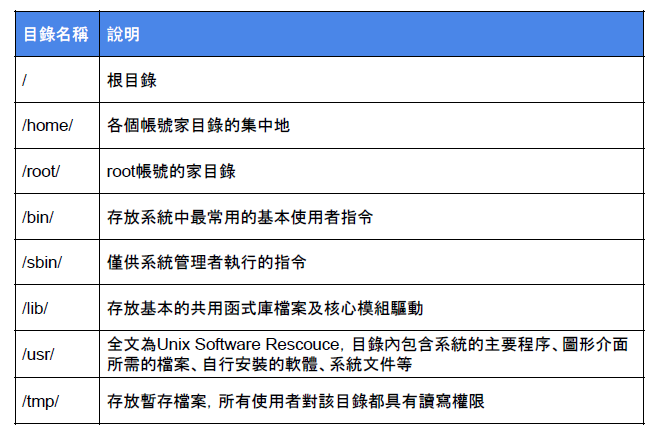
#> input picture Linux/linux_NB/FHS1.PNG, 652 x 434 px, given in place of rabbit.mp4, which was not available
$ jupyter execute OpenCV_HW.ipynb   (shell and % lines are left out)   (older library calls are emulated)
#> lines starting #> are read from the running program, lines starting #| are printed output that depends on the picture; after the words box and inside, x2 and y2 are one past the last pixel; in counts of white or black regions, pixels touching at a corner belong together; pictures that were not available may be replaced by others from this repository, and a replacement may not be noted
[cell 1]
#( or dlib-19.8.1-cp36-cp36m-win_amd64.whl ) xpython 3.6.x)

[cell 2]
import numpy as np
import cv2

cap = cv2.VideoCapture('./video/rabbit.mp4')   # play video file
# cap = cv2.VideoCapture(0)                         # from camera
fps = cap.get(cv2.CAP_PROP_FPS)               # Frame Per Second
F_Count = cap.get(cv2.CAP_PROP_FRAME_COUNT)   # frame count
size_h=cap.get(cv2.CAP_PROP_FRAME_WIDTH )
size_w=cap.get(cv2.CAP_PROP_FRAME_HEIGHT)
print("size:",size_h,size_w)
print(f'fps : {fps:.2f} ms, Frame_Count : {F_Count}')
n=0
fgbg = cv2.bgsegm.createBackgroundSubtractorMOG(history=1, nmixtures=5, backgroundRatio=0.7)
fourcc = cv2.VideoWriter_fourcc(*'XVID')
out = cv2.VideoWriter(r'C:\Users\Tibame_T14\我的雲端硬碟\OpenCV\video\HW.mp4', fourcc, fps,(int(size_h),int(size_w)))


while cap.isOpened():
    ret, frame = cap.read()
#> frame is the input picture: shape (434, 652, 3); mean B, G, R 234.4, 224.8, 219.1

    if not ret : break
    n+=1

    if n<50:
        frame=cv2.putText(frame, "Original image", (10, 900), cv2.FONT_HERSHEY_SIMPLEX, 1, (200, 100, 205), 2, cv2.LINE_AA)

    elif 50<=n<120:
        frame=cv2.add(frame,frame.copy())
        frame=cv2.putText(frame, "Over exposure", (10, 900), cv2.FONT_HERSHEY_SIMPLEX, 1,  (200, 100, 205), 2, cv2.LINE_AA)

    elif 120<=n<190:
        frame=cv2.cvtColor(frame, cv2.COLOR_BGR2RGB)
        frame=cv2.putText(frame, "BGR To RGB", (10, 900), cv2.FONT_HERSHEY_SIMPLEX, 1,  (200, 100, 205), 2, cv2.LINE_AA)

    elif 190<=n<260:
        frame=cv2.boxFilter(frame, -1, (10, 10), normalize=1)
        frame=cv2.putText(frame, "Vague", (10, 900), cv2.FONT_HERSHEY_SIMPLEX, 1,  (200, 100, 205), 2, cv2.LINE_AA)

    elif 260<=n<340:
        sobelx = cv2.Sobel(frame, cv2.CV_64F, 1, 0, ksize=3)
        sobely = cv2.Sobel(frame, cv2.CV_64F, 0, 1, ksize=3)
        sobelx = cv2.convertScaleAbs(sobelx)   # 轉回 Uint8
        sobely = cv2.convertScaleAbs(sobely)
        frame =  cv2.addWeighted(sobelx, 0.5, sobely, 0.5, 0)
        frame=cv2.putText(frame, "Sobel", (10, 900), cv2.FONT_HERSHEY_SIMPLEX, 1, (200, 100, 205), 2, cv2.LINE_AA)

    elif 340<=n<410:
        frame = cv2.cvtColor(frame, cv2.COLOR_BGR2GRAY)
        frame=cv2.putText(frame, "Gray", (10, 900), cv2.FONT_HERSHEY_SIMPLEX, 1,  (200, 100, 205), 2, cv2.LINE_AA)

    elif 410<=n<480:
        frame = cv2.cvtColor(frame, cv2.COLOR_BGR2GRAY)
        frame=cv2.equalizeHist(frame)
        frame=cv2.putText(frame, "Gray level Histogram Equalization", (10, 900), cv2.FONT_HERSHEY_SIMPLEX, 1, (200, 100, 205), 2, cv2.LINE_AA)

    else:
        frame = cv2.flip(frame, 1)   # left side right
        frame=cv2.putText(frame, "Flip left and right", (10, 900), cv2.FONT_HERSHEY_SIMPLEX, 1,  (200, 100, 205), 2, cv2.LINE_AA)


    c=cv2.waitKey(30)
#> (key q is pressed here)
    if c==27:          # key escape
        break

    out.write(frame)
    cv2.imshow('frame',frame)

cap.release()
out.release()

cv2.destroyAllWindows()
cv2.waitKey(1)

[cell 3]
cap = cv2.VideoCapture("./video/NEW_22.mp4")
size_h=cap.get(cv2.CAP_PROP_FRAME_WIDTH )
size_w=cap.get(cv2.CAP_PROP_FRAME_HEIGHT)
fps = cap.get(cv2.CAP_PROP_FPS)
fourcc = cv2.VideoWriter_fourcc(*'XVID')
out = cv2.VideoWriter(r'C:\Users\Tibame_T14\我的雲端硬碟\OpenCV\video\homework_22.mp4', fourcc, fps,(int(size_h),int(size_w)))

F_Count = cap.get(cv2.CAP_PROP_FRAME_COUNT)
print(f'fps : {fps:.2f} ms, Frame_Count : {F_Count}')

# [16 lines of commented-out code are left out]

count = 0
while(cap.isOpened()):
    ret, frame = cap.read()
    if not ret:          # key escape
        break
    count += 1

    # if ret == True:

    if 100 <= count < 200:
        frame = cv2.Canny(frame, 100, 200)
        frame = cv2.putText(frame,'canny', (10, 30), cv2.FONT_HERSHEY_SIMPLEX, 1, (0,255,255), 2, cv2.LINE_AA)


# [8 lines of commented-out code are left out]


    elif 200 <= count <F_Count:
        frame = cv2.Laplacian(frame, cv2.CV_64F)
        frame = cv2.convertScaleAbs(frame)
        frame = cv2.putText(frame,'Laplacian', (10, 30), cv2.FONT_HERSHEY_SIMPLEX, 1, (0,255,255), 2, cv2.LINE_AA)


    else:
        frame = cv2.flip(frame,0)
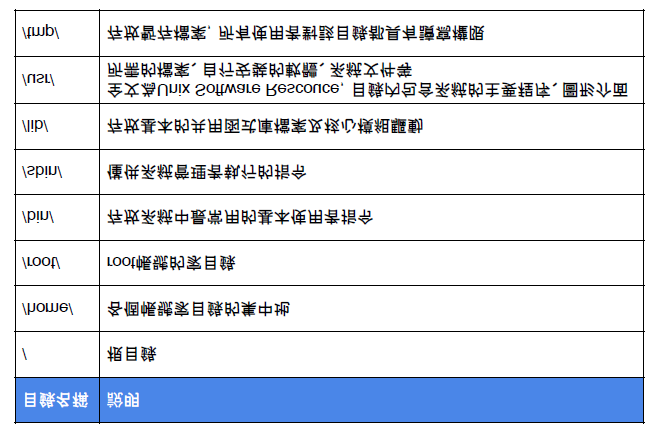
#> frame: shape (434, 652, 3); mean B, G, R 234.4, 224.8, 219.1
        frame = cv2.putText(frame,'flip', (10, 30), cv2.FONT_HERSHEY_SIMPLEX, 1, (0,255,255), 2, cv2.LINE_AA)
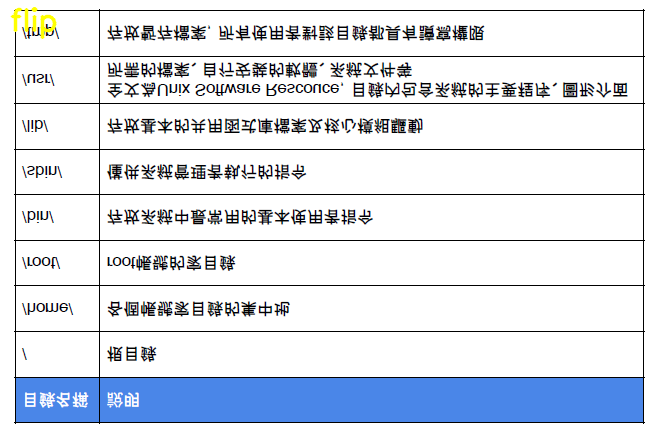
#> frame: shape (434, 652, 3); 0.23% of pixels changed, all inside (x1, y1, x2, y2) = (10, 7, 57, 40)

    c=cv2.waitKey(30)            # 25 ms per frame     1/FPS
#> (key q is pressed here)
    if  c==27:          # key escape
        break
    out.write(frame)

    cv2.imshow('frame',frame)


## Release everything if job is finished
cap.release()
out.release()
cv2.destroyAllWindows()
cv2.waitKey(1)

$ run again, on Linux/linux_NB/FHS2.PNG
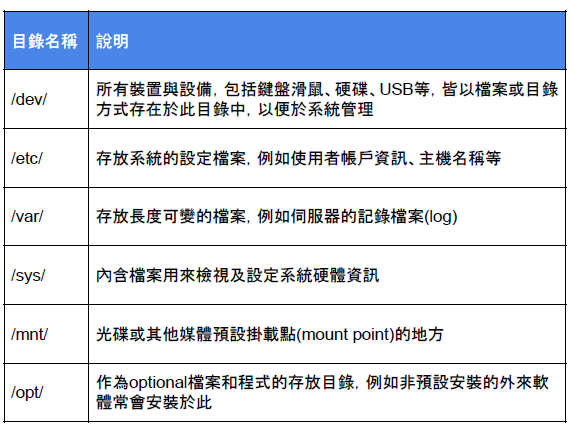
#> input picture Linux/linux_NB/FHS2.PNG, 573 x 431 px, given in place of rabbit.mp4, which was not available
#> frame is the input picture: shape (431, 573, 3); mean B, G, R 231.1, 218.4, 210.8
#> `frame = cv2.flip(frame,0)`:
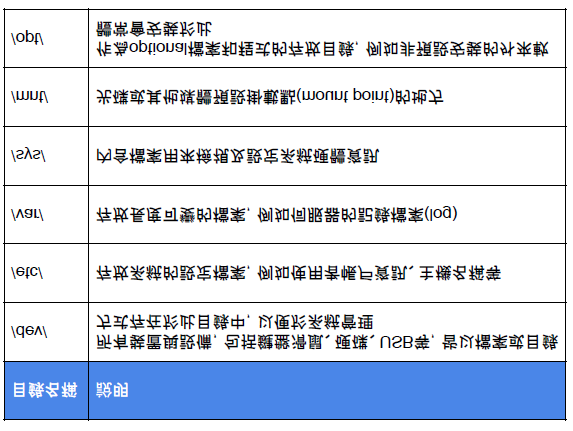
#> frame: shape (431, 573, 3); mean B, G, R 231.1, 218.4, 210.8
#> `frame = cv2.putText(frame,'flip', (10, 30), cv2.FONT_HERSHEY_SIMPLEX, ..`:
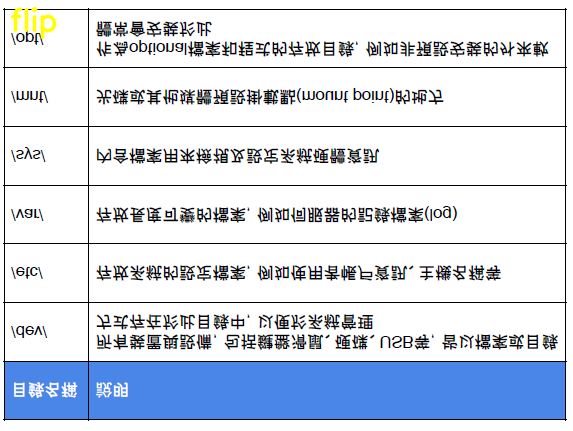
#> frame: shape (431, 573, 3); 0.27% of pixels changed, all inside (x1, y1, x2, y2) = (10, 7, 57, 40)

$ run again, on Linux/linux_NB/set ssh key.PNG
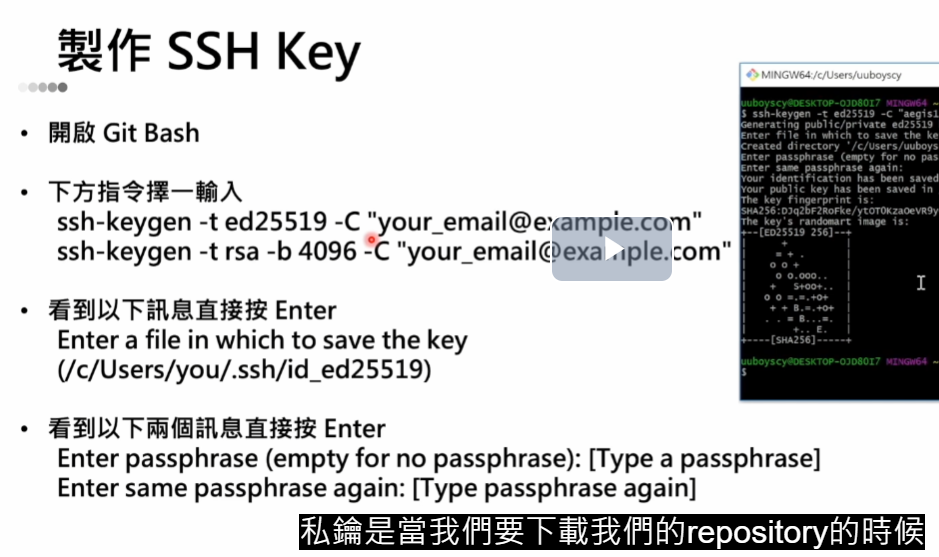
#> input picture Linux/linux_NB/set ssh key.PNG, 939 x 557 px, given in place of rabbit.mp4, which was not available
#> frame is the input picture: shape (557, 939, 3); mean B, G, R 201, 200.8, 200.5
#> `frame = cv2.flip(frame,0)`:
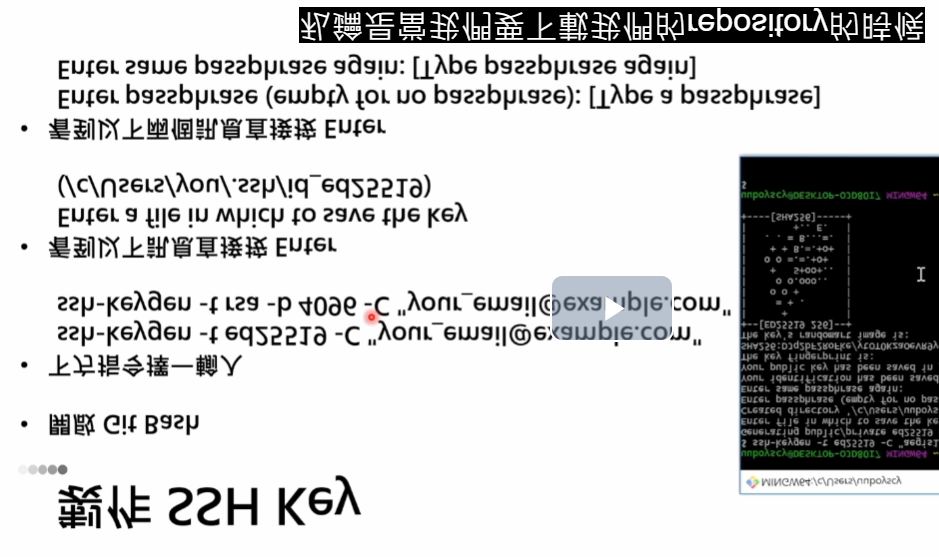
#> frame: shape (557, 939, 3); mean B, G, R 201, 200.8, 200.5
#> `frame = cv2.putText(frame,'flip', (10, 30), cv2.FONT_HERSHEY_SIMPLEX, ..`:
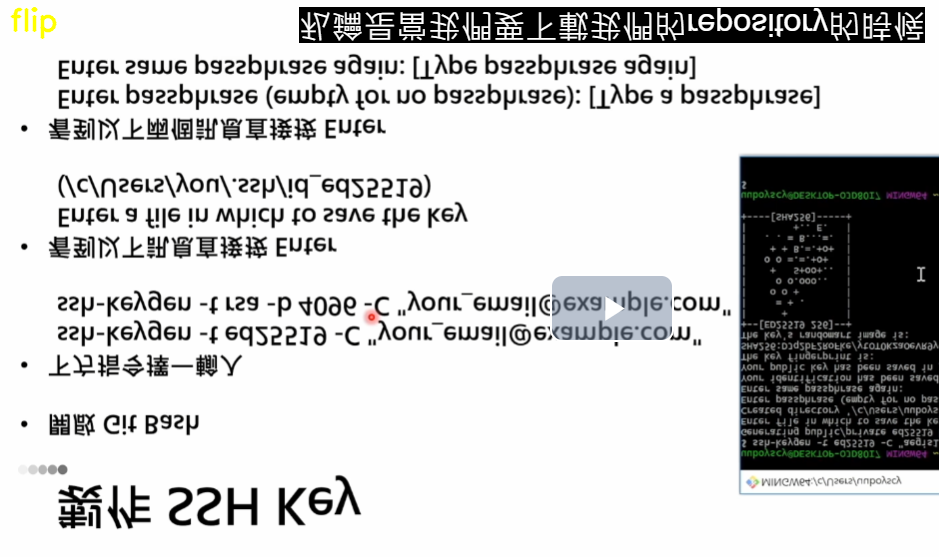
#> frame: shape (557, 939, 3); 0.13% of pixels changed, all inside (x1, y1, x2, y2) = (10, 7, 57, 40)
